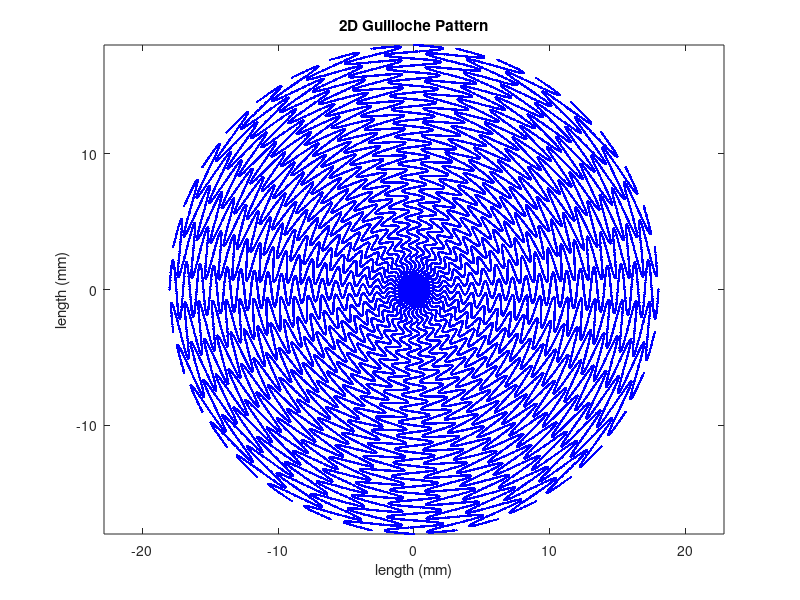

MATLAB code for this plot: (Note: this script raises an error after producing the figure.)
% Guilloche
%
% Dr. Paul F. Roysdon
% 09/11/2020


% Start of script
%-------------------------------------------------------------------------%
close all;                   	% close all figures
clearvars;                      % clear all variables
clc;                         	% clear the command terminal
format shortG;                 	% picks most compact numeric display
format compact;                	% suppress excess blank lines

% Perform guilloche
%-------------------------------------------------------------------------%
t = 0:0.01:18;
w = 2*pi;
phi = 0;
A = floor(t)/8; % 36mm dial
y = A.*sin(w*t+phi);
plot(t,y);
v = [t',y'];

plot(v(:,1),v(:,2),'-b')
axis equal
xlabel('length (mm)')
ylabel('length (mm)')
title('2D Guilloche Pattern')

hold on
for theta = 0:10:360
    % Create rotation matrix
    R = [cosd(theta) -sind(theta); sind(theta) cosd(theta)];

    % Rotate your point(s)
    vr = zeros(length(t),2);
    for ii = 1:length(t)
        vr(ii,:) = R*v(ii,:)';
    end
    plot(vr(:,1),vr(:,2),'-b')
    plot(vr(:,1),vr(:,2),'.b')
end
hold off



% save G-code
%-------------------------------------------------------------------------%
feed_rate = 400; % feed rate (mm/min)
rpm = 10000; % spindle speed (RPM)
depth = -0.125; % depth (mm)
tool_num = 501;
filename = 'guilloche_style2_tdcZero';

% fileID = fopen([filename,'.nc'],'w');
%     fprintf(fileID,'%%\n');
%     fprintf(fileID,'(guilloche)\n'); % program name
%     fprintf(fileID,'(T%d  D=0.125 CR=0 - ZMIN=-0.129 - vee)\n',tool_num);
%     fprintf(fileID,'G90\n'); % G90 = absolute mode
%     fprintf(fileID,'G17\n'); % G17 = XY plane
%     fprintf(fileID,'G21\n'); % G21 = millimiters
%     fprintf(fileID,'G28 G91 Z0\n'); % G28 = return to home, G91 = relative mode, Z0
%     fprintf(fileID,'G90\n'); % G90 = absolute mode
%     fprintf(fileID,'\n');
%     fprintf(fileID,'(scribe)\n'); % operation name
%     fprintf(fileID,'T%d M6\n',tool_num); % M6 = tool change
%     fprintf(fileID,'S%d M3\n', rpm);% S = spindle speed, M3 = spindle ON
%     fprintf(fileID,'G54\n');
%     
%     % loop through circles
%     for ii = 1:1:nc
%         % update cartesian coordinates
%         x = (rs(ii) + a .* sin(n .* theta + ts(ii))) .* cos(theta + ts(ii)) + xc; 
%         y = (rs(ii) + a .* sin(n .* theta + ts(ii))) .* sin(theta + ts(ii)) + yc;
%         
%         fprintf(fileID,'G0 X%4.3f Y%4.3f\n',x(1,1),y(1,1)); % G0 = rapid positioning
%         fprintf(fileID,'Z0.6\n');
%         fprintf(fileID,'Z0.2\n');
%         fprintf(fileID,'Z0.01\n');
%         fprintf(fileID,'G1 Z%5.3f F%d\n',depth, feed_rate); % F = feed rate, G1 linear interpolation
%         
%         % loop through points on each circle
%         for jj = 1:length(x)
%             fprintf(fileID,'G1 X%4.3f Y%4.3f\n',x(jj),y(jj));
%         end
%         fprintf(fileID,'G0 Z0.6\n');
% 
%     end
%     
%     fprintf(fileID,'G0 Z0.6\n');
%     fprintf(fileID,'G17\n'); % G17 = XY plane
%     fprintf(fileID,'G28 G91 Z0\n'); % G28 = return to home, G91 = relative mode, Z0
%     fprintf(fileID,'G90\n'); % G90 = absolute mode
%     fprintf(fileID,'G28 G91 X0 Y0\n'); % G28 = return to home, G91 = relative mode, Z0
%     fprintf(fileID,'G90\n'); % G90 = absolute mode
%     fprintf(fileID,'M30\n'); % M30 = end of program
%     fprintf(fileID,'%%');
% fclose(fileID);



% check G-code
%-------------------------------------------------------------------------%
% toolPath = gCodeReader([filename,'.nc'], 0.1, 0.1, 2, 1);


% save figures
%-------------------------------------------------------------------------%
save_all_figs_OPTION(filename,'png')

